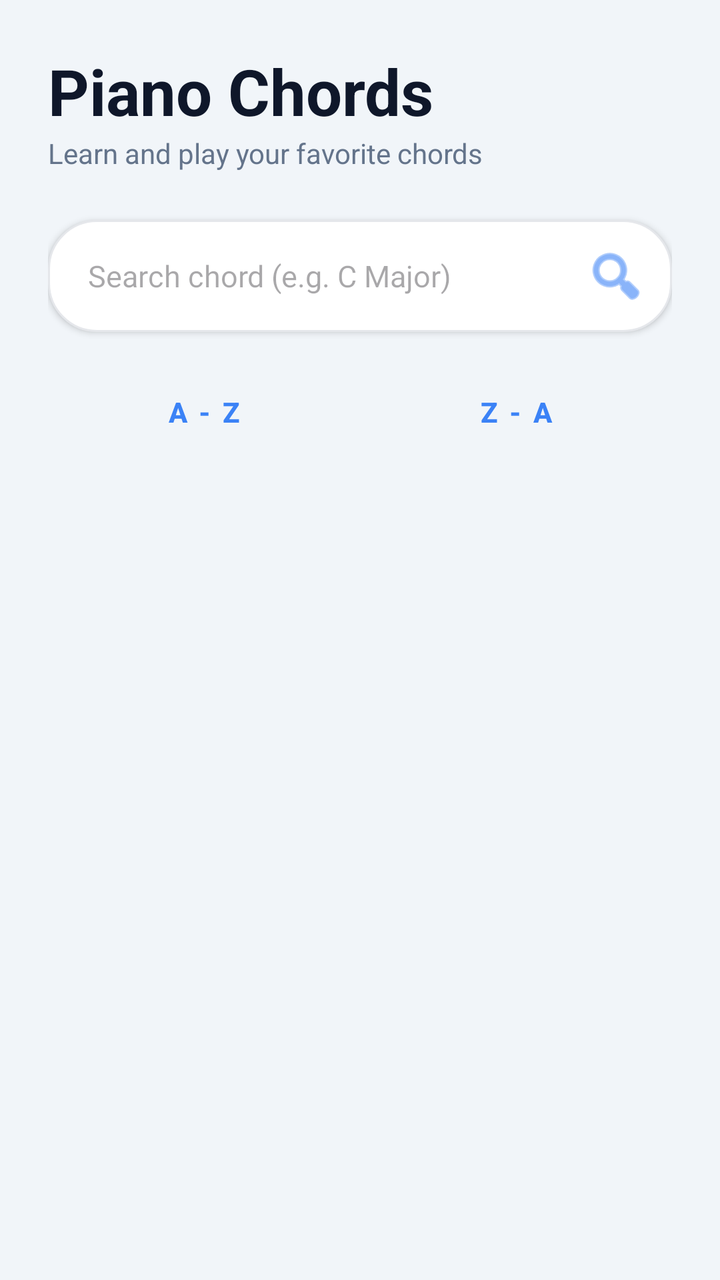
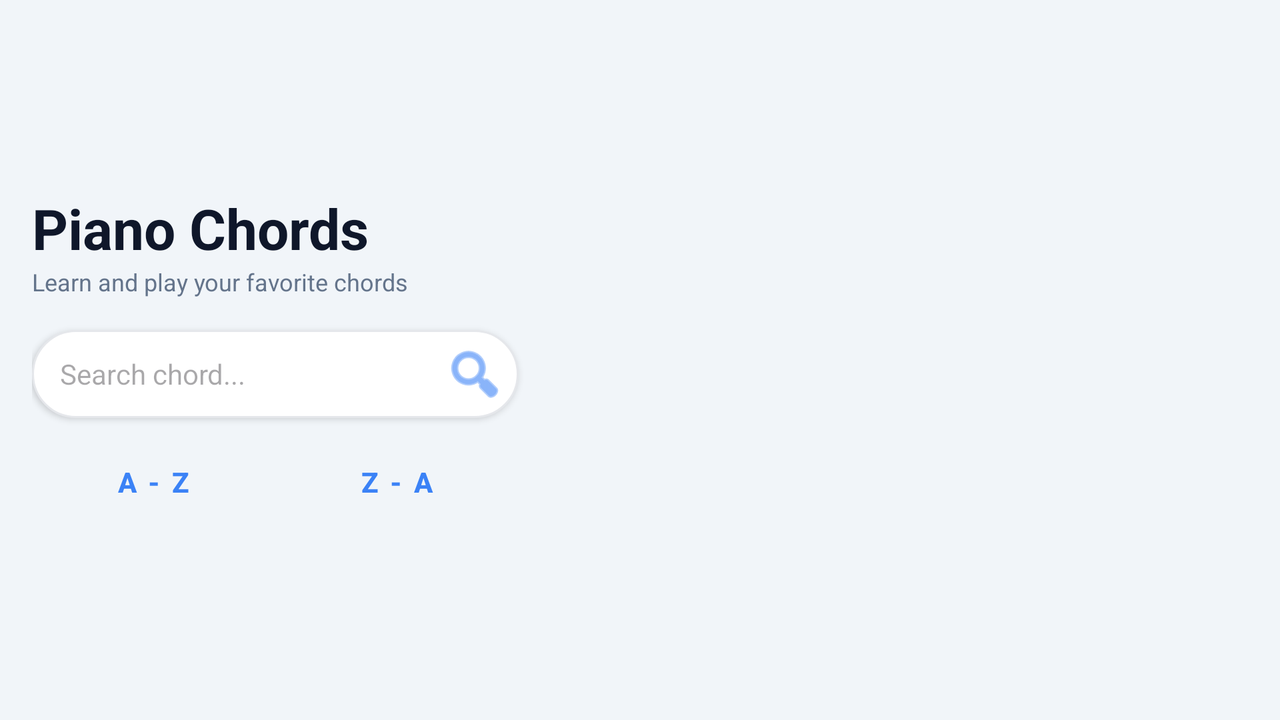

Two renders of one Android screen. The first uses the default layout on a phone; the second uses the alternative layout the repository ships for a different screen configuration, on a matching device. The two XML files are below.
<!-- AndroidManifest.xml: application theme Theme.KatalogChordPiano -->
<!-- res/layout/activity_main.xml -->
<?xml version="1.0" encoding="utf-8"?>
<androidx.constraintlayout.widget.ConstraintLayout
    xmlns:android="http://schemas.android.com/apk/res/android"
    xmlns:app="http://schemas.android.com/apk/res-auto"
    xmlns:tools="http://schemas.android.com/tools"
    android:layout_width="match_parent"
    android:layout_height="match_parent"
    android:background="@color/bg"
    android:padding="24dp">

    <TextView
        android:id="@+id/tvHeader"
        android:layout_width="wrap_content"
        android:layout_height="wrap_content"
        android:text="Piano Chords"
        android:textColor="@color/primary"
        android:textSize="32sp"
        android:textStyle="bold"
        app:layout_constraintStart_toStartOf="parent"
        app:layout_constraintTop_toTopOf="parent" />

    <TextView
        android:id="@+id/tvSubHeader"
        android:layout_width="wrap_content"
        android:layout_height="wrap_content"
        android:text="Learn and play your favorite chords"
        android:textColor="@color/text_secondary"
        android:textSize="14sp"
        app:layout_constraintStart_toStartOf="parent"
        app:layout_constraintTop_toBottomOf="@id/tvHeader" />

    <LinearLayout
        android:id="@+id/searchContainer"
        android:layout_width="0dp"
        android:layout_height="wrap_content"
        android:layout_marginTop="24dp"
        android:background="@drawable/card_bg"
        android:elevation="2dp"
        android:orientation="horizontal"
        android:padding="4dp"
        app:layout_constraintEnd_toEndOf="parent"
        app:layout_constraintStart_toStartOf="parent"
        app:layout_constraintTop_toBottomOf="@id/tvSubHeader">

        <EditText
            android:id="@+id/etSearch"
            android:layout_width="0dp"
            android:layout_height="48dp"
            android:layout_weight="1"
            android:background="@android:color/transparent"
            android:hint="Search chord (e.g. C Major)"
            android:paddingHorizontal="16dp"
            android:textSize="15sp"
            android:textColor="@color/text_main"/>

        <ImageButton
            android:id="@+id/btnCari"
            android:layout_width="48dp"
            android:layout_height="48dp"
            android:background="@android:color/transparent"
            android:src="@android:drawable/ic_menu_search"
            app:tint="@color/accent" />
    </LinearLayout>

    <LinearLayout
        android:id="@+id/sortContainer"
        android:layout_width="match_parent"
        android:layout_height="wrap_content"
        android:layout_marginTop="16dp"
        android:orientation="horizontal"
        app:layout_constraintTop_toBottomOf="@id/searchContainer">

        <Button
            android:id="@+id/btnAZ"
            style="@style/Widget.MaterialComponents.Button.TextButton"
            android:layout_width="0dp"
            android:layout_height="wrap_content"
            android:layout_weight="1"
            android:text="A - Z"
            android:textColor="@color/accent"
            android:textStyle="bold" />

        <Button
            android:id="@+id/btnZA"
            style="@style/Widget.MaterialComponents.Button.TextButton"
            android:layout_width="0dp"
            android:layout_height="wrap_content"
            android:layout_weight="1"
            android:text="Z - A"
            android:textColor="@color/accent"
            android:textStyle="bold" />
    </LinearLayout>

    <ListView
        android:id="@+id/listChord"
        android:layout_width="0dp"
        android:layout_height="0dp"
        android:layout_marginTop="8dp"
        android:divider="@android:color/transparent"
        android:dividerHeight="12dp"
        android:scrollbars="none"
        app:layout_constraintBottom_toBottomOf="parent"
        app:layout_constraintEnd_toEndOf="parent"
        app:layout_constraintStart_toStartOf="parent"
        app:layout_constraintTop_toBottomOf="@id/sortContainer"
        tools:listitem="@android:layout/simple_list_item_1" />

</androidx.constraintlayout.widget.ConstraintLayout>
<!-- resources referenced by this layout -->
<resources>
  <color name="accent">#3B82F6</color>
  <color name="bg">#F1F5F9</color>
  <color name="primary">#0F172A</color>
  <color name="text_main">#1E293B</color>
  <color name="text_secondary">#64748B</color>
  <!-- drawable card_bg (drawable) -->
  <?xml version="1.0" encoding="utf-8"?>
  <shape xmlns:android="http://schemas.android.com/apk/res/android">
  
      <solid
          android:color="@color/card"/>
  
      <corners
          android:radius="24dp"/>
  
      <stroke
          android:width="1dp"
          android:color="#E5E7EB"/>
  
      <padding
          android:left="8dp"
          android:right="8dp"
          android:top="8dp"
          android:bottom="8dp"/>
  
  </shape>
  <style name="Theme.KatalogChordPiano" parent="Base.Theme.KatalogChordPiano" />
  <color name="card">#FFFFFF</color>
  <style name="Base.Theme.KatalogChordPiano" parent="Theme.Material3.DayNight.NoActionBar">
          
          
      </style>
</resources>
<!-- res/layout-land/activity_main.xml (the repository's variant of the layout above) -->
<!-- drawn on the phone turned sideways -->
<?xml version="1.0" encoding="utf-8"?>
<androidx.constraintlayout.widget.ConstraintLayout
    xmlns:android="http://schemas.android.com/apk/res/android"
    xmlns:app="http://schemas.android.com/apk/res-auto"
    xmlns:tools="http://schemas.android.com/tools"
    android:layout_width="match_parent"
    android:layout_height="match_parent"
    android:background="@color/bg"
    android:padding="16dp">

    
    <LinearLayout
        android:id="@+id/headerGroup"
        android:layout_width="0dp"
        android:layout_height="wrap_content"
        android:orientation="vertical"
        app:layout_constraintBottom_toTopOf="@+id/searchContainer"
        app:layout_constraintEnd_toStartOf="@+id/guideline"
        app:layout_constraintStart_toStartOf="parent"
        app:layout_constraintTop_toTopOf="parent"
        app:layout_constraintVertical_chainStyle="packed">

        <TextView
            android:id="@+id/tvHeader"
            android:layout_width="wrap_content"
            android:layout_height="wrap_content"
            android:text="Piano Chords"
            android:textColor="@color/primary"
            android:textSize="28sp"
            android:textStyle="bold" />

        <TextView
            android:id="@+id/tvSubHeader"
            android:layout_width="wrap_content"
            android:layout_height="wrap_content"
            android:text="Learn and play your favorite chords"
            android:textColor="@color/text_secondary"
            android:textSize="12sp" />
    </LinearLayout>

    <LinearLayout
        android:id="@+id/searchContainer"
        android:layout_width="0dp"
        android:layout_height="wrap_content"
        android:layout_marginTop="16dp"
        android:background="@drawable/card_bg"
        android:elevation="2dp"
        android:orientation="horizontal"
        android:padding="2dp"
        app:layout_constraintBottom_toTopOf="@+id/sortContainer"
        app:layout_constraintEnd_toStartOf="@+id/guideline"
        app:layout_constraintStart_toStartOf="parent"
        app:layout_constraintTop_toBottomOf="@id/headerGroup">

        <EditText
            android:id="@+id/etSearch"
            android:layout_width="0dp"
            android:layout_height="40dp"
            android:layout_weight="1"
            android:background="@android:color/transparent"
            android:hint="Search chord..."
            android:paddingHorizontal="12dp"
            android:textSize="14sp"
            android:textColor="@color/text_main"
            android:singleLine="true"/>

        <ImageButton
            android:id="@+id/btnCari"
            android:layout_width="40dp"
            android:layout_height="40dp"
            android:background="@android:color/transparent"
            android:src="@android:drawable/ic_menu_search"
            app:tint="@color/accent" />
    </LinearLayout>

    <LinearLayout
        android:id="@+id/sortContainer"
        android:layout_width="0dp"
        android:layout_height="wrap_content"
        android:layout_marginTop="8dp"
        android:orientation="horizontal"
        app:layout_constraintBottom_toBottomOf="parent"
        app:layout_constraintEnd_toStartOf="@+id/guideline"
        app:layout_constraintStart_toStartOf="parent"
        app:layout_constraintTop_toBottomOf="@id/searchContainer">

        <Button
            android:id="@+id/btnAZ"
            style="@style/Widget.MaterialComponents.Button.TextButton"
            android:layout_width="0dp"
            android:layout_height="wrap_content"
            android:layout_weight="1"
            android:text="A - Z"
            android:textColor="@color/accent"
            android:textStyle="bold" />

        <Button
            android:id="@+id/btnZA"
            style="@style/Widget.MaterialComponents.Button.TextButton"
            android:layout_width="0dp"
            android:layout_height="wrap_content"
            android:layout_weight="1"
            android:text="Z - A"
            android:textColor="@color/accent"
            android:textStyle="bold" />
    </LinearLayout>

    <androidx.constraintlayout.widget.Guideline
        android:id="@+id/guideline"
        android:layout_width="wrap_content"
        android:layout_height="wrap_content"
        android:orientation="vertical"
        app:layout_constraintGuide_percent="0.4" />

    
    <ListView
        android:id="@+id/listChord"
        android:layout_width="0dp"
        android:layout_height="0dp"
        android:layout_marginStart="16dp"
        android:divider="@android:color/transparent"
        android:dividerHeight="8dp"
        android:scrollbars="none"
        app:layout_constraintBottom_toBottomOf="parent"
        app:layout_constraintEnd_toEndOf="parent"
        app:layout_constraintStart_toEndOf="@id/guideline"
        app:layout_constraintTop_toTopOf="parent"
        tools:listitem="@android:layout/simple_list_item_1" />

</androidx.constraintlayout.widget.ConstraintLayout>
